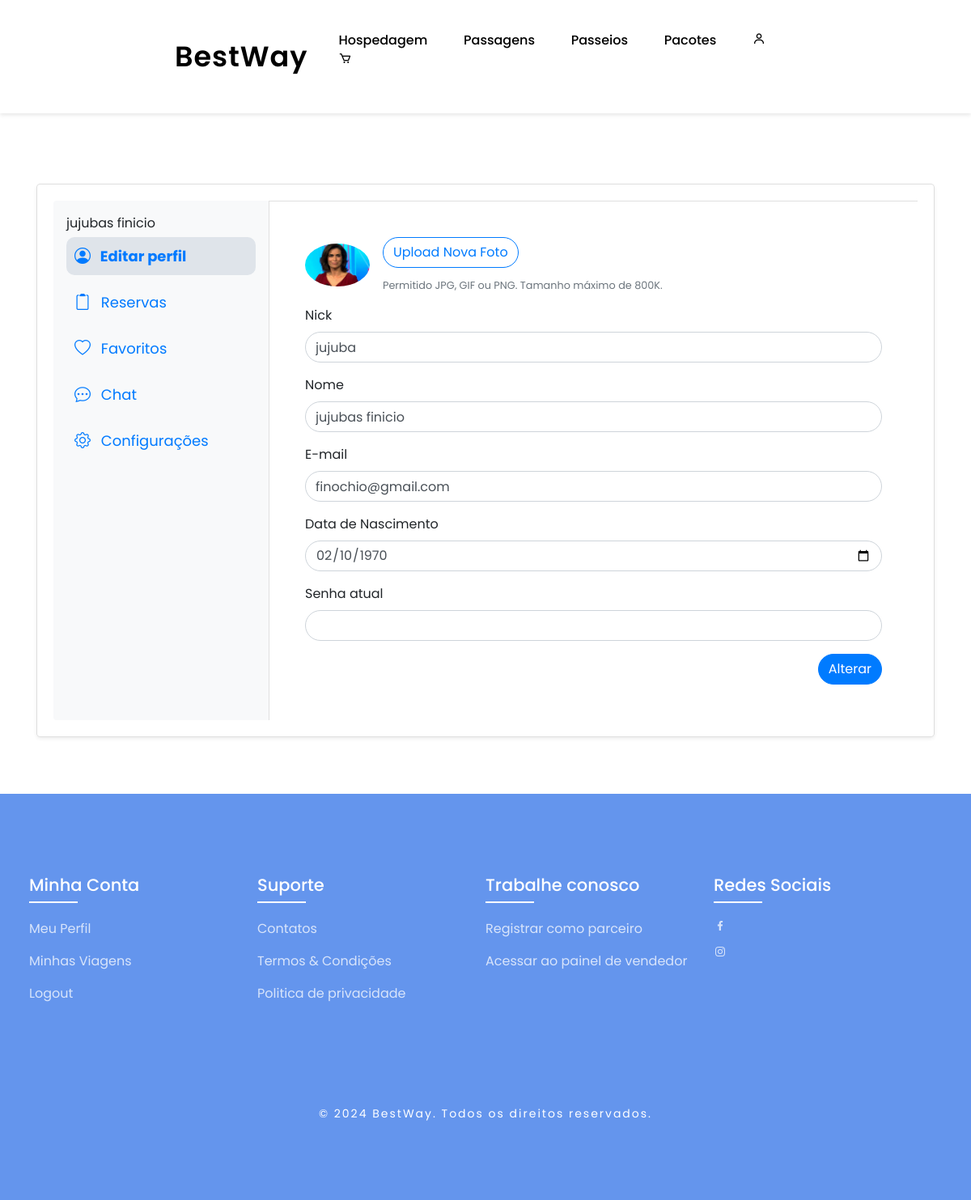
The page /public/perfil.php (signed in) on the database its author committed.
### tables this page shows
CREATE TABLE `t_user` (
  `id` int(11) NOT NULL,
  `nick` varchar(20) NOT NULL,
  `nome` varchar(100) NOT NULL,
  `email` varchar(50) NOT NULL,
  `nome_marca` varchar(150) NOT NULL DEFAULT '',
  `biografia` text DEFAULT NULL,
  `data_nasc` varchar(10) DEFAULT NULL,
  `pass` varchar(255) NOT NULL,
  `foto` varchar(50) DEFAULT NULL,
  `tipo_user` int(11) NOT NULL DEFAULT 0,
  `notificacoes_ofertas` tinyint(1) NOT NULL DEFAULT 1,
  `tipo_antes_bloqueio` int(11) DEFAULT NULL,
  `email_confirmado` tinyint(1) NOT NULL DEFAULT 0
);

### public/perfil.php (the view, shortened to what this page needs)
<?php
include '../config/liga_bd.php';
$activeMenu = 'profile';
$id = $_SESSION['id'];
$sql = "SELECT * FROM t_user WHERE id=?";
$stmt = $ligacao->prepare($sql);
$stmt->bind_param("i", $id);
$stmt->execute();
$resultado = $stmt->get_result();
$linha = $resultado->fetch_assoc();
?>
<!DOCTYPE html>
<html lang="pt">
<head>
    <link rel="stylesheet" href="../assets/css/style.css">
    <link rel="stylesheet" href="../assets/css/styleperfil.css">
    <link href="https://cdn.jsdelivr.net/npm/bootstrap-icons/font/bootstrap-icons.css" rel="stylesheet">
    <link href="https://cdn.jsdelivr.net/npm/bootstrap@4.5.0/dist/css/bootstrap.min.css" rel="stylesheet">
    <link rel="stylesheet" href="https://unpkg.com/boxicons@latest/css/boxicons.min.css">
</head>
<body>
        <?php $cabecalho_escuro = true; include __DIR__ . '/../views/partials/header.php'; ?>
    <br><br><br><br><br><br>
    <div class="container light-style flex-grow-1 container-p-y">
        <div class="card shadow-sm rounded-lg">
            <div class="row no-gutters">
                <div class="col-md-3 p-3 bg-light rounded-left menu-container">
                    <nav class="menu">
                         <?php echo htmlspecialchars($linha['nome']); ?>
                        <a class="menu-item <?php echo $activeMenu === 'profile' ? 'active' : ''; ?>"
                            href="perfil.php#account-general"><i class="bi bi-person-circle"></i> Editar perfil</a>
                        <a class="menu-item" href="reservas.php"><i class="bi bi-clipboard2"></i> Reservas</a>
                        <a class="menu-item" href="favoritos.php"><i class="bi bi-heart"></i> Favoritos</a>
                        <a class="menu-item" href="chat.php"><i class="bi bi-chat-dots"></i> Chat</a>
                        <a class="menu-item" href="configuracoes.php"><i class="bi bi-gear"></i> Configurações</a>
                    </nav>
                </div>
                <div class="col-md-9">
                    <div class="tab-content p-4">
                        <div class="tab-pane fade active show" id="account-general">
                            <form action="perfil.php" method="POST" enctype="multipart/form-data">
                                <div class="media align-items-center mb-3">
                                <img src="<?php echo $linha['foto'] ? '../assets/images/pics/' . htmlspecialchars($linha['foto']) : 'https://bootdey.com/img/Content/avatar/avatar1.png'; ?>"
                                alt="avatar" class="rounded-circle mr-3 image" style="width: 80px;">
                                    <div class="media-body">
                                        <label class="btn btn-outline-primary rounded-pill">
                                            Upload Nova Foto
                                        </label>
                                        <div class="small text-muted mt-1">Permitido JPG, GIF ou PNG. Tamanho máximo de
                                            800K.
                                        </div>
                                    </div>
                                </div>
                                <div class="form-group">
                                    <label for="username" class="form-label">Nick</label>
                                    <input type="text" id="username" class="form-control rounded-pill" name="nick"
                                        value="<?php echo htmlspecialchars($linha['nick']); ?>" required>
                                </div>
                                <div class="form-group">
                                    <label for="name" class="form-label">Nome</label>
                                    <input type="text" id="name" class="form-control rounded-pill" name="nome"
                                        value="<?php echo htmlspecialchars($linha['nome']); ?>" required>
                                </div>
                                <div class="form-group">
                                    <label for="email" class="form-label">E-mail</label>
                                    <input type="email" id="email" class="form-control rounded-pill" name="email"
                                        value="<?php echo htmlspecialchars($linha['email']); ?>" required>
                                </div>
                                <div class="form-group">
                                    <label for="data_nasc" class="form-label">Data de Nascimento</label>
                                    <input type="date" id="data_nasc" class="form-control rounded-pill" name="data_nasc"
                                        value="<?php echo htmlspecialchars($linha['data_nasc']); ?>" required>
                                </div>
                                <div class="form-group">
                                    <label for="pass" class="form-label">Senha atual</label>
                                    <input type="password" id="pass" class="form-control rounded-pill" name="pass"
                                        required>
                                </div>
                                <div class="text-right mt-3">
                                    <input type="submit" class="btn btn-primary rounded-pill" value="Alterar">
                                </div>
                            </form>
                        </div>
                    </div>
                </div>
            </div>
        </div>
    </div>
    <?php include '../views/partials/footer.php' ?>
</body>
</html>

### assets/css/style.css (style rules this page uses)
* { padding: 0; margin: 0; box-sizing: border-box; font-family: "Poppins", sans-serif; text-decoration: none; list-style: none; scroll-behavior: smooth; }
:root { --bg-color: #fff; --text-color: #221314; --second-color: #4169e1; --main-color: #6495ed; --big-font: 6rem; --h2-font: 3rem; --p-font: 1.1rem; }
body { background: var(--bg-color); color: var(--text-color); }
.btn { background: var(--main-color); color: white; padding: 12px 20px; border-radius: 5px; cursor: pointer; }
body { font-family: Arial, sans-serif; margin: 0; padding: 0; background-color: #f4f4f4; }
@media (max-width: 1400px) { :root { --big-font: 4.5rem; --h2-font: 2.3rem; --p-font: 1rem; transition: 0.2s; } }

### assets/css/styleperfil.css (style rules this page uses)
body { background-image: url('images/fundo.png'); background-size: cover; background-position: center; font-family: 'San Francisco', 'Helvetica Neue', Arial, sans-serif; margin-top: 30px; color: #333; }
.container { max-width: 300px; margin: 30px auto; padding: 20px; }
.card { background: #ffffff; box-shadow: 0 1px 3px rgba(0, 0, 0, 0.1); padding: 20px; margin-bottom: 20px; }
.form-control { border: 1px solid #dcdcdc; background: #ffffff; padding: 12px 15px; font-size: 14px; }
.btn { background: #007aff; color: #ffffff; padding: 10px 20px; border-radius: 50px; font-size: 14px; transition: background-color 0.3s ease, transform 0.3s ease; }
.btn-outline-primary { border-color: #007bff; color: #007bff; }
.card, .btn { border-radius: 12px; }
.rounded-circle { border-radius: 50% !important; }

### public/perfil.php (style rules this page uses)
.menu-container { background-color: #f8f9fa; border-right: 1px solid #e0e0e0; }
.menu { display: flex; flex-direction: column; }
.menu-item { color: #007AFF; padding: 10px; margin: 5px 0; text-decoration: none; font-size: 18px; border-radius: 10px; transition: background-color 0.3s ease, transform 0.2s ease-in-out; }
.menu-item i { margin-right: 8px; font-size: 20px; }
.menu-item.active { background-color: #dfe4ea; font-weight: bold; }
.card { border-radius: 15px; overflow: hidden; }
.card .tab-content { border-top: 1px solid #e0e0e0; }
.tab-pane { padding: 20px; }

### rows shown on the page
t_user: nome "jujubas finicio", foto (picture), nick "jujuba", email "finochio@gmail.com", data_nasc "02/10/1970"
